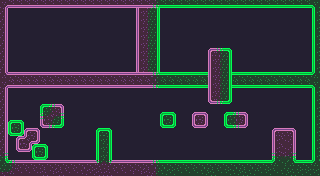

Tiled map render using the project's own tile images. Description and the whole map definition, tile-layer contents included, below:
An orthogonal 40x22 tile map with 8x8 px tiles, 3 tile layers (Background, Player Level, Foreground).

<map version="1.10" tiledversion="1.10.2" orientation="orthogonal" renderorder="right-down" width="40" height="22" tilewidth="8" tileheight="8" infinite="0" backgroundcolor="#241f31" nextlayerid="4" nextobjectid="1">
 <tileset firstgid="1" source="../purple.tsx" />
 <layer id="2" name="Background" width="40" height="22">
  <data encoding="csv">
0,0,0,0,0,0,0,0,0,0,0,0,0,0,0,0,0,17,27,83,0,0,0,0,0,0,0,0,0,0,0,0,0,0,0,0,0,0,0,0,
0,0,0,0,0,0,0,0,0,0,0,0,0,0,0,0,0,17,27,83,0,0,0,0,0,0,0,0,0,0,0,0,0,0,0,0,0,0,0,0,
0,0,0,0,0,0,0,0,0,0,0,0,0,0,0,0,0,17,27,83,0,0,0,0,0,0,0,0,0,0,0,0,0,0,0,0,0,0,0,0,
0,0,0,0,0,0,0,0,0,0,0,0,0,0,0,0,0,17,27,83,0,0,0,0,0,0,0,0,0,0,0,0,0,0,0,0,0,0,0,0,
0,0,0,0,0,0,0,0,0,0,0,0,0,0,0,0,0,17,27,83,0,0,0,0,0,0,0,0,0,0,0,0,0,0,0,0,0,0,0,0,
0,0,0,0,0,0,0,0,0,0,0,0,0,0,0,0,0,17,27,83,0,0,0,0,0,0,0,0,0,0,0,0,0,0,0,0,0,0,0,0,
0,0,0,0,0,0,0,0,0,0,0,0,0,0,0,0,0,17,27,83,0,0,0,0,0,0,0,0,0,0,0,0,0,0,0,0,0,0,0,0,
0,0,0,0,0,0,0,0,0,0,0,0,0,0,0,0,0,17,27,83,0,0,0,0,0,0,0,0,0,0,0,0,0,0,0,0,0,0,0,0,
0,0,0,0,0,0,0,0,0,0,0,0,0,0,0,0,0,17,27,83,0,0,0,0,0,0,0,0,0,0,0,0,0,0,0,0,0,0,0,0,
0,0,0,0,0,0,0,0,0,0,0,0,0,0,0,0,0,17,27,83,0,0,0,0,0,0,0,0,0,0,0,0,0,0,0,0,0,0,0,0,
0,0,0,0,0,0,0,0,0,0,0,0,0,0,0,0,0,33,89,99,0,0,0,0,0,0,0,0,0,0,0,0,0,0,0,0,0,0,0,0,
0,0,0,0,0,0,0,0,0,0,0,0,0,0,0,0,0,0,0,0,0,0,0,0,0,0,0,0,0,0,0,0,0,0,0,0,0,0,0,0,
0,0,0,0,0,0,0,0,0,0,0,0,0,0,0,0,0,0,0,0,0,0,0,0,0,0,0,0,0,0,0,0,0,0,0,0,0,0,0,0,
0,0,0,0,0,0,0,0,0,0,0,0,0,0,0,0,0,0,0,0,0,0,0,0,0,0,0,0,0,0,0,0,0,0,0,0,0,0,0,0,
0,0,0,0,0,0,0,0,0,0,0,0,0,0,0,0,0,0,0,0,0,0,0,0,0,0,0,0,0,0,0,0,0,0,0,0,0,0,0,0,
0,0,0,0,0,0,0,0,0,0,0,0,0,0,0,0,0,0,0,0,0,0,0,0,0,0,0,0,0,0,0,0,0,0,0,0,0,0,0,0,
0,0,0,0,0,0,0,0,0,0,0,0,0,0,0,0,0,0,0,0,0,0,0,0,0,0,0,0,0,0,0,0,0,0,0,0,0,0,0,0,
0,0,0,0,0,0,0,0,0,0,0,0,0,0,0,0,0,0,0,0,0,0,0,0,0,0,0,0,0,0,0,0,0,0,0,0,0,0,0,0,
0,0,0,0,0,0,0,0,0,0,0,0,0,0,0,0,0,0,0,0,0,0,0,0,0,0,0,0,0,0,0,0,0,0,0,0,0,0,0,0,
0,0,0,0,0,0,0,0,0,0,0,0,0,0,0,0,0,0,0,0,0,0,0,0,0,0,0,0,0,0,0,0,0,0,0,0,0,0,0,0,
0,0,0,0,0,0,0,0,0,0,0,0,0,0,0,0,0,0,0,0,0,0,0,0,0,0,0,0,0,0,0,0,0,0,0,0,0,0,0,0,
0,0,0,0,0,0,0,0,0,0,0,0,0,0,0,0,0,0,0,0,0,0,0,0,0,0,0,0,0,0,0,0,0,0,0,0,0,0,0,0
</data>
 </layer>
 <layer id="1" name="Player Level" width="40" height="22">
  <properties>
   <property name="player" type="bool" value="true" />
  </properties>
  <data encoding="csv">
37,34,34,34,34,34,34,34,34,34,34,34,34,34,34,34,34,34,34,89,98,98,98,98,98,98,98,98,98,98,98,98,98,98,98,98,98,98,98,102,
19,0,0,0,0,0,0,0,0,0,0,0,0,0,0,0,0,0,0,0,0,0,0,0,0,0,0,0,0,0,0,0,0,0,0,0,0,0,0,81,
19,0,0,0,0,0,0,0,0,0,0,0,0,0,0,0,0,0,0,0,0,0,0,0,0,0,0,0,0,0,0,0,0,0,0,0,0,0,0,81,
19,0,0,0,0,0,0,0,0,0,0,0,0,0,0,0,0,0,0,0,0,0,0,0,0,0,0,0,0,0,0,0,0,0,0,0,0,0,0,81,
19,0,0,0,0,0,0,0,0,0,0,0,0,0,0,0,0,0,0,0,0,0,0,0,0,0,0,0,0,0,0,0,0,0,0,0,0,0,0,81,
19,0,0,0,0,0,0,0,0,0,0,0,0,0,0,0,0,0,0,0,0,0,0,0,0,0,0,0,0,0,0,0,0,0,0,0,0,0,0,81,
19,0,0,0,0,0,0,0,0,0,0,0,0,0,0,0,0,0,0,0,0,0,0,0,0,0,0,0,0,0,0,0,0,0,0,0,0,0,0,81,
19,0,0,0,0,0,0,0,0,0,0,0,0,0,0,0,0,0,0,0,0,0,0,0,0,0,0,0,0,0,0,0,0,0,0,0,0,0,0,81,
19,0,0,0,0,0,0,0,0,0,0,0,0,0,0,0,0,0,0,0,0,0,0,0,0,0,0,0,0,0,0,0,0,0,0,0,0,0,0,81,
53,2,2,2,2,2,2,2,2,2,2,2,2,2,2,2,2,2,2,73,66,66,66,66,66,66,66,66,66,66,66,66,66,66,66,66,66,66,66,118,
37,34,34,34,34,34,34,34,34,34,34,34,34,34,34,34,34,34,34,89,98,98,98,98,98,98,98,98,98,98,98,98,98,98,98,98,98,98,98,102,
19,0,0,0,0,0,0,0,0,0,0,0,0,0,0,0,0,0,0,0,0,0,0,0,0,0,0,0,0,0,0,0,0,0,0,0,0,0,0,81,
19,0,0,0,0,0,0,0,0,0,0,0,0,0,0,0,0,0,0,0,0,0,0,0,0,0,0,0,0,0,0,0,0,0,0,0,0,0,0,81,
19,0,0,0,0,65,74,3,0,0,0,0,0,0,0,0,0,0,0,0,0,0,0,0,0,0,0,0,0,0,0,0,0,0,0,0,0,0,0,81,
19,0,0,0,0,91,63,76,0,0,0,0,0,0,0,0,0,0,0,0,65,67,0,0,1,3,0,0,65,74,3,0,0,0,0,0,0,0,0,81,
19,65,67,0,0,33,89,99,0,0,0,0,0,0,0,0,0,0,0,0,97,99,0,0,33,35,0,0,97,90,35,0,0,0,0,0,0,0,0,81,
19,97,99,1,3,0,0,0,0,0,0,0,65,67,0,0,0,0,0,0,0,0,0,0,0,0,0,0,0,0,0,0,0,0,1,2,3,0,0,81,
19,0,1,55,35,0,0,0,0,0,0,0,81,83,0,0,0,0,0,0,0,0,0,0,0,0,0,0,0,0,0,0,0,0,17,22,19,0,0,81,
19,0,33,35,65,67,0,0,0,0,0,0,81,83,0,0,0,0,0,0,0,0,0,0,0,0,0,0,0,0,0,0,0,0,17,22,19,0,0,81,
76,0,0,0,97,99,0,0,0,0,0,0,81,83,0,0,0,0,0,0,0,0,0,0,0,0,0,0,0,0,0,0,0,0,75,42,76,0,0,81,
117,74,2,2,2,2,2,2,2,2,2,2,122,121,2,2,2,2,2,73,66,66,66,66,66,66,66,66,66,66,66,66,66,66,118,69,117,66,66,118,
10,62,22,22,22,6,5,6,22,22,21,18,6,6,22,22,5,5,6,27,85,82,86,86,86,85,70,86,82,85,70,85,86,82,86,85,70,82,82,82
</data>
 </layer>
 <layer id="3" name="Foreground" width="40" height="22">
  <data encoding="csv">
0,0,0,0,0,0,0,0,0,0,0,0,0,0,0,0,0,0,0,0,0,0,0,0,0,0,0,0,0,0,0,0,0,0,0,0,0,0,0,0,
0,0,0,0,0,0,0,0,0,0,0,0,0,0,0,0,0,0,0,0,0,0,0,0,0,0,0,0,0,0,0,0,0,0,0,0,0,0,0,0,
0,0,0,0,0,0,0,0,0,0,0,0,0,0,0,0,0,0,0,0,0,0,0,0,0,0,0,0,0,0,0,0,0,0,0,0,0,0,0,0,
0,0,0,0,0,0,0,0,0,0,0,0,0,0,0,0,0,0,0,0,0,0,0,0,0,0,0,0,0,0,0,0,0,0,0,0,0,0,0,0,
0,0,0,0,0,0,0,0,0,0,0,0,0,0,0,0,0,0,0,0,0,0,0,0,0,0,0,0,0,0,0,0,0,0,0,0,0,0,0,0,
0,0,0,0,0,0,0,0,0,0,0,0,0,0,0,0,0,0,0,0,0,0,0,0,0,0,0,0,0,0,0,0,0,0,0,0,0,0,0,0,
0,0,0,0,0,0,0,0,0,0,0,0,0,0,0,0,0,0,0,0,0,0,0,0,0,0,1,73,67,0,0,0,0,0,0,0,0,0,0,0,
0,0,0,0,0,0,0,0,0,0,0,0,0,0,0,0,0,0,0,0,0,0,0,0,0,0,17,27,83,0,0,0,0,0,0,0,0,0,0,0,
0,0,0,0,0,0,0,0,0,0,0,0,0,0,0,0,0,0,0,0,0,0,0,0,0,0,17,27,83,0,0,0,0,0,0,0,0,0,0,0,
0,0,0,0,0,0,0,0,0,0,0,0,0,0,0,0,0,0,0,0,0,0,0,0,0,0,17,27,83,0,0,0,0,0,0,0,0,0,0,0,
0,0,0,0,0,0,0,0,0,0,0,0,0,0,0,0,0,0,0,0,0,0,0,0,0,0,17,27,83,0,0,0,0,0,0,0,0,0,0,0,
0,0,0,0,0,0,0,0,0,0,0,0,0,0,0,0,0,0,0,0,0,0,0,0,0,0,17,27,83,0,0,0,0,0,0,0,0,0,0,0,
0,0,0,0,0,0,0,0,0,0,0,0,0,0,0,0,0,0,0,0,0,0,0,0,0,0,33,89,99,0,0,0,0,0,0,0,0,0,0,0,
0,0,0,0,0,0,0,0,0,0,0,0,0,0,0,0,0,0,0,0,0,0,0,0,0,0,0,0,0,0,0,0,0,0,0,0,0,0,0,0,
0,0,0,0,0,0,0,0,0,0,0,0,0,0,0,0,0,0,0,0,0,0,0,0,0,0,0,0,0,0,0,0,0,0,0,0,0,0,0,0,
0,0,0,0,0,0,0,0,0,0,0,0,0,0,0,0,0,0,0,0,0,0,0,0,0,0,0,0,0,0,0,0,0,0,0,0,0,0,0,0,
0,0,0,0,0,0,0,0,0,0,0,0,0,0,0,0,0,0,0,0,0,0,0,0,0,0,0,0,0,0,0,0,0,0,0,0,0,0,0,0,
0,0,0,0,0,0,0,0,0,0,0,0,0,0,0,0,0,0,0,0,0,0,0,0,0,0,0,0,0,0,0,0,0,0,0,0,0,0,0,0,
0,0,0,0,0,0,0,0,0,0,0,0,0,0,0,0,0,0,0,0,0,0,0,0,0,0,0,0,0,0,0,0,0,0,0,0,0,0,0,0,
0,0,0,0,0,0,0,0,0,0,0,0,0,0,0,0,0,0,0,0,0,0,0,0,0,0,0,0,0,0,0,0,0,0,0,0,0,0,0,0,
0,0,0,0,0,0,0,0,0,0,0,0,0,0,0,0,0,0,0,0,0,0,0,0,0,0,0,0,0,0,0,0,0,0,0,0,0,0,0,0,
0,0,0,0,0,0,0,0,0,0,0,0,0,0,0,0,0,0,0,0,0,0,0,0,0,0,0,0,0,0,0,0,0,0,0,0,0,0,0,0
</data>
 </layer>
</map>
